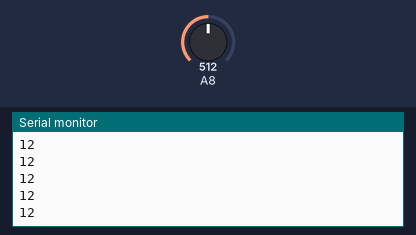
The sketch below on a simulated Arduino Mega 2560, built with avr-gcc and run on an emulated ATmega2560. Shown: the last lines printed to the serial monitor. The test bench sets the inputs (shaded band); at power-on: A8 = 512.

Above: at 1.2 s.
1.3 s: A8 set to 716
At 2.2 s:
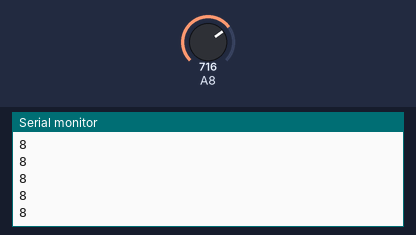
2.8 s: A8 set to 900
At 3.9 s:
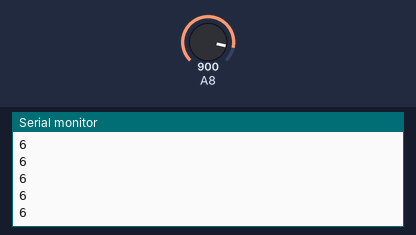
Timing chart, 0 to 5.8 s (numbered marks = the images above; inputs shaded):
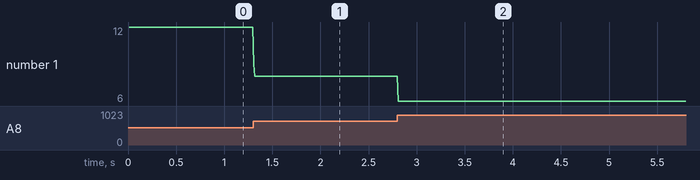

Measured:
- after the input at 1.3 s, the serial monitor: prints a new line at once (image 1)
- after the input at 2.8 s, the serial monitor: prints a new line at once (image 2)
- plotted number 1: 12 → 8 after the input at 1.3 s, 8 → 6 after the input at 2.8 s

The sketch:

ir_distance.ino
```cpp
void setup()
{
  pinMode(A8, INPUT);
  pinMode(15, INPUT_PULLUP);
  Serial.begin(9600);

  /*for(int i = 0; i < 40; i++)
  {
    while (digitalRead(15));
    int d = 0;
    for(int j = 0; j < 10; j++)
    {
      d += analogRead(A8);
      delay(10);
    }
    Serial.println(d/10);
    delay(500);
  }
  Serial.println("Stop");*/
}

const byte dists[] = {50, 50, 50, 50, 50, 50, 50, 50, 50, 50, 50, 50, 50, 50, 46, 32, 31, 26, 25, 25, 22, 20, 19, 18, 17, 15, 15, 14, 14, 13, 13, 12, 12, 11, 11, 10, 10, 10, 10, 9, 9, 9, 8, 8, 8, 7, 7, 6, 6, 6, 6, 6, 6, 6, 6, 6, 6, 6, 6, 6, 6, 6, 6, 6};

int get_distance()
{
  int r = 0;
  for(byte i = 0; i < 10; i++)
  {
    r += analogRead(A8);
    delay(1);
  }
  r/=10;
  return dists[r/16];
}

void loop()
{
  Serial.println(get_distance());
}
```
